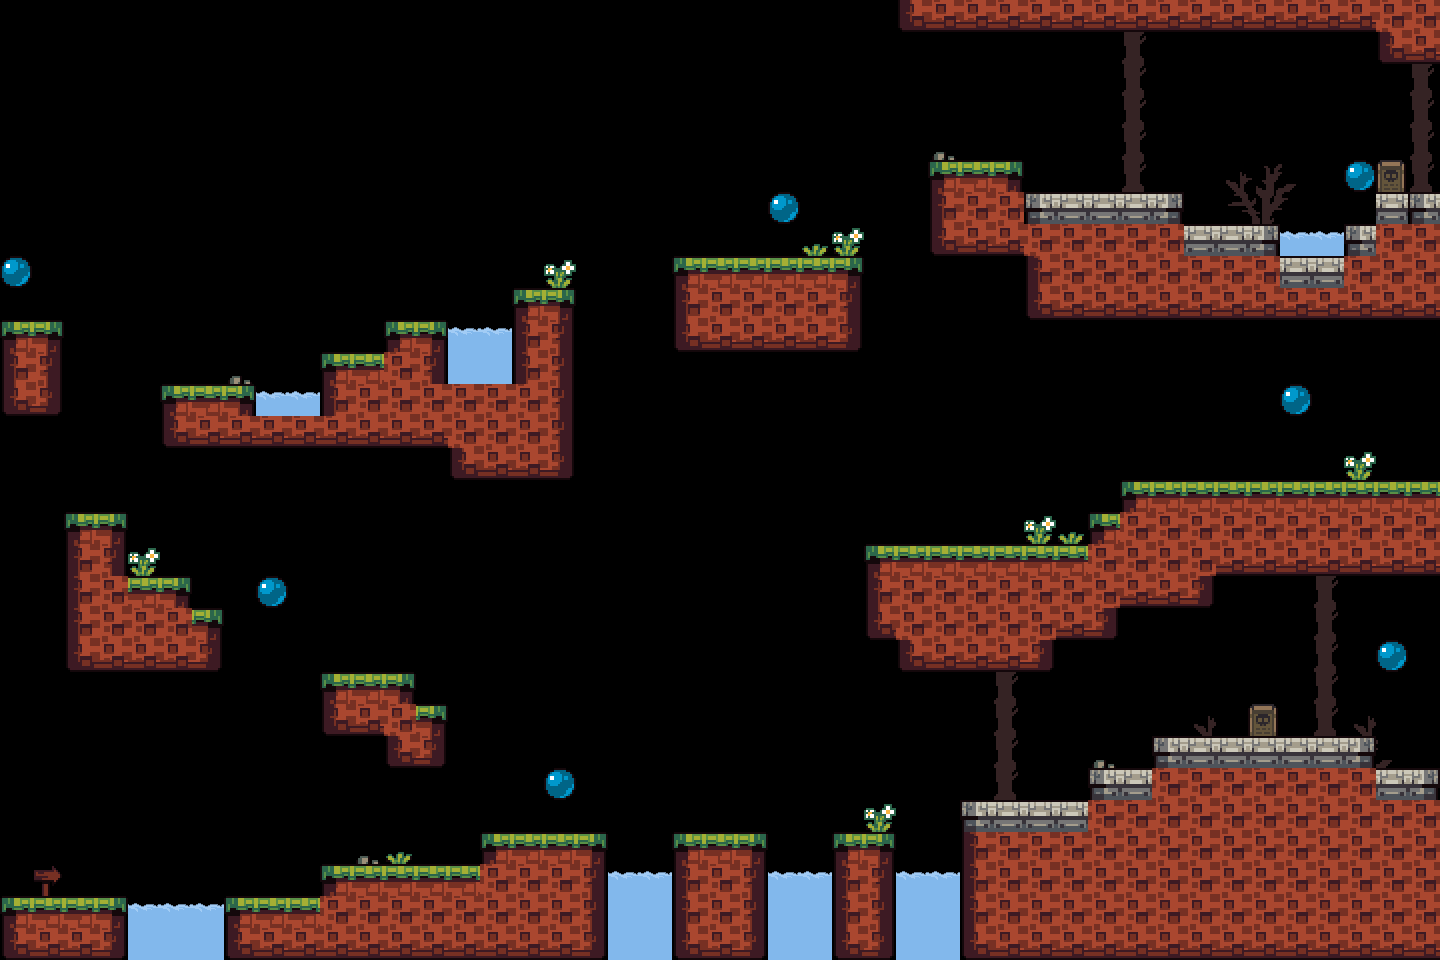

The image is a tile-based game level rendered from a .tmx file. Its description and source (layers, tilesets, objects; grid data summarised) follow:
An orthogonal 45x30 tile map with 32x32 px tiles, 1 tile layer (Tile Layer 1), 2 tilesets and 13 objects.

<map version="1.10" tiledversion="1.10.2" orientation="orthogonal" renderorder="right-down" width="45" height="30" tilewidth="32" tileheight="32" infinite="0" nextlayerid="5" nextobjectid="83">
 <tileset firstgid="1" source="assets/goodly.tsx" />
 <tileset firstgid="257" source="assets/water.tsx" />
 <layer id="1" name="Tile Layer 1" width="45" height="30">
  <data>[1350 cells, 466 non-empty, 27 distinct tile ids]</data>
 </layer>
 <objectgroup id="3" name="Collision Layer">
  <object id="67" x="0" y="960">
   <polyline points="0,0 0,-64 128,-64 128,0 224,0 224,-64 320,-64 320,-96 480,-96 480,-128 608,-128 608,0 672,0 672,-128 768,-128 768,0 832,0 832,-128 896,-128 896,0 960,0 960,-160 1088,-160 1088,-192 1152,-192 1152,-224 1376,-224 1376,-192 1440,-192 1440,0" />
  </object>
  <object id="82" x="64" y="512">
   <polyline points="0,160 0,0 64,0 64,64 128,64 128,96 160,96 160,160 0,160" />
  </object>
  <object id="71" x="384" y="768">
   <polygon points="0,0 0,-32 -64,-32 -64,-96 32,-96 32,-64 64,-64 64,0 0,0" />
  </object>
  <object id="69" x="0" y="416">
   <polygon points="0,0 64,0 64,-96 0,-96 0,0" />
  </object>
 </objectgroup>
 <objectgroup id="4" name="Reset Layer">
  <object id="72" x="864" y="544">
   <polygon points="0,0 0,96 32,96 32,128 192,128 192,96 256,96 224,0" />
  </object>
  <object id="73" x="1440" y="192">
   <polygon points="-256,128 -256,0 -416,0 -416,-32 -512,-32 -512,64 -416,64 -416,128" />
  </object>
  <object id="74" x="1440" y="64">
   <polygon points="0,0 -64,0 -64,-32 -544,-32 -544,-64 0,-64" />
  </object>
  <object id="75" x="864" y="256">
   <polygon points="0,0 0,96 -192,96 -192,0" />
  </object>
  <object id="77" x="1184" y="224">
   <polyline points="0,0 96,0 96,32 160,32 160,0 192,0 192,-32 256,-32" />
  </object>
  <object id="78" x="160" y="448">
   <polyline points="0,0 0,-64 96,-64 96,-32 160,-32 160,-96 224,-96 224,-128" />
  </object>
  <object id="79" x="384" y="320">
   <polyline points="0,0 64,0 64,64 128,64 128,-32 192,-32 192,160 64,160 64,128" />
  </object>
  <object id="80" x="160" y="448">
   <polyline points="0,0 288,0" />
  </object>
  <object id="81" x="1440" y="480">
   <polyline points="0,0 -320,0 -320,32 -352,32 -352,128 -224,128 -224,96 0,96" />
  </object>
 </objectgroup>
</map>
